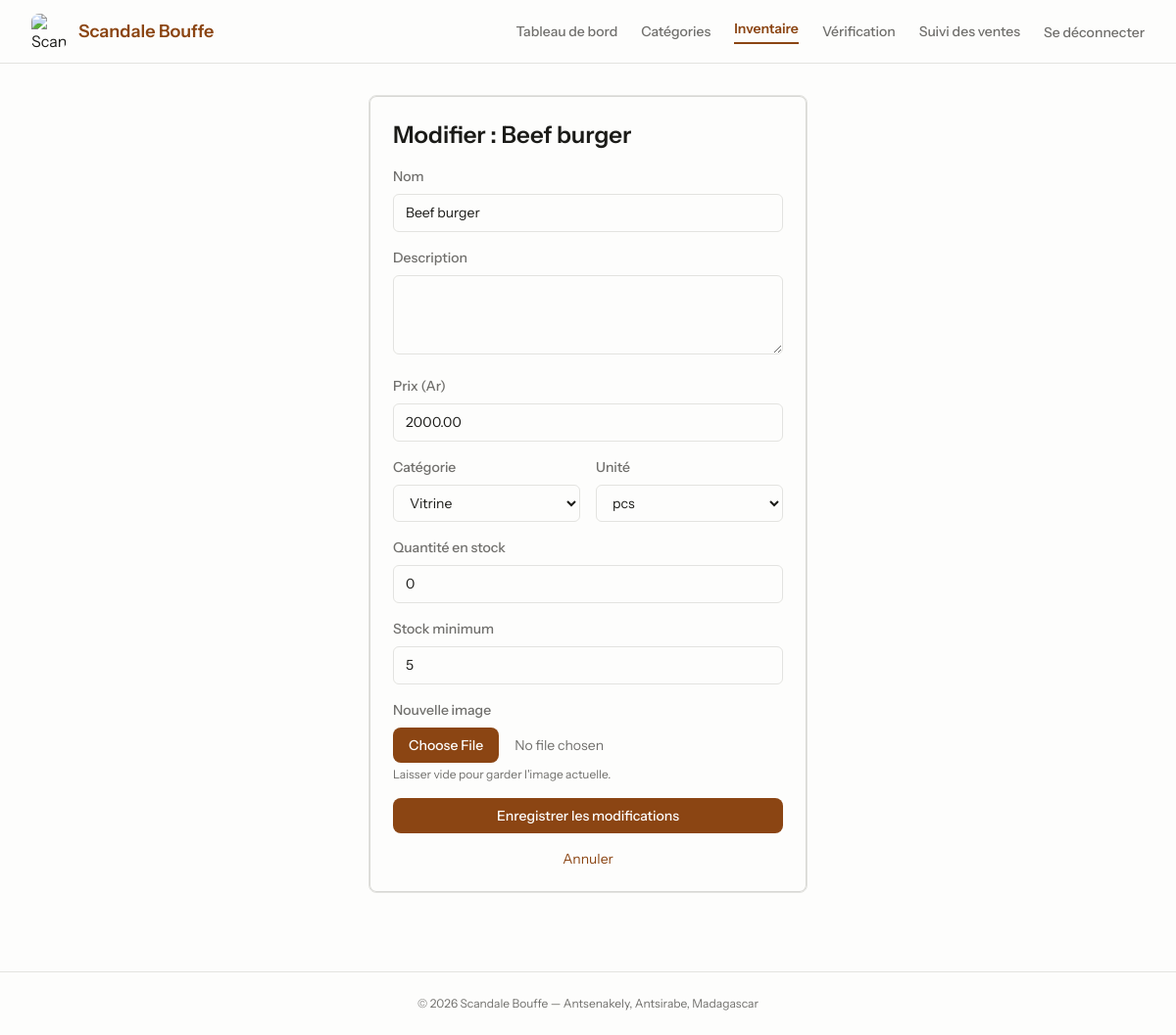
/inventory/edit?id=161 (signed in), run on the app's committed database.
### tables this page shows
CREATE TABLE `products` (
  `id` bigint(20) unsigned NOT NULL AUTO_INCREMENT,
  `name` varchar(255) NOT NULL,
  `category_id` bigint(20) unsigned DEFAULT NULL,
  `description` text DEFAULT NULL,
  `price` decimal(10,2) NOT NULL,
  `quantity` int(11) NOT NULL DEFAULT 0,
  `min_stock` int(11) NOT NULL DEFAULT 5,
  `unit` varchar(255) NOT NULL DEFAULT 'pcs',
  `image` varchar(255) DEFAULT NULL,
  `active` tinyint(1) NOT NULL DEFAULT 1,
  `created_at` timestamp NULL DEFAULT NULL,
  `updated_at` timestamp NULL DEFAULT NULL,
  PRIMARY KEY (`id`),
  KEY `products_category_id_foreign` (`category_id`),
  CONSTRAINT `products_category_id_foreign` FOREIGN KEY (`category_id`) REFERENCES `categories` (`id`) ON DELETE SET NULL
);

CREATE TABLE `categories` (
  `id` bigint(20) unsigned NOT NULL AUTO_INCREMENT,
  `name` varchar(255) NOT NULL,
  `description` varchar(255) DEFAULT NULL,
  `created_at` timestamp NULL DEFAULT NULL,
  `updated_at` timestamp NULL DEFAULT NULL,
  PRIMARY KEY (`id`),
  UNIQUE KEY `categories_name_unique` (`name`)
);

### config/db.php (called while the page is built, shortened)
<?php
$dbHost = 'localhost';
$dbName = 'scandale_bouffe';
$dbUser = 'root';
$dbPass = '';
function url(string $path = ''): string {
    $base = BASE_URL === '' ? '' : BASE_URL . '/';
    return $base . ltrim($path, '/');
}
try {
    $pdo = new PDO(
        "mysql:host={$dbHost};dbname={$dbName};charset=utf8mb4",
        $dbUser,
        $dbPass,
        [
            PDO::ATTR_ERRMODE => PDO::ERRMODE_EXCEPTION,
            PDO::ATTR_DEFAULT_FETCH_MODE => PDO::FETCH_ASSOC,
        ]
    );
} catch (PDOException $e) {
    error_log("Erreur de connexion PDO : " . $e->getMessage());
    die("Impossible de se connecter à la base de données. Veuillez réessayer plus tard.");
}
function fetchAssoc(string $sql, array $params = []): array {
    global $pdo;
    $stmt = $pdo->prepare($sql);
    $stmt->execute($params);
    return $stmt->fetch() ?: [];
}
function fetchAllAssoc(string $sql, array $params = []): array {
    global $pdo;
    $stmt = $pdo->prepare($sql);
    $stmt->execute($params);
    return $stmt->fetchAll() ?: [];
}

### pages/inventory/edit.php (the view, shortened to what this page needs)
<?php
$id = isset($_GET['id']) ? (int)$_GET['id'] : 0;
$product = fetchAssoc("SELECT p.*, c.name as category_name FROM products p LEFT JOIN categories c ON p.category_id = c.id WHERE p.id = ?", [$id]);
require __DIR__ . '/../layout.php';
?>
<div class="max-w-md mx-auto">
    <div class="border border-[#e3e3e0] bg-[#FDFDFC] dark:border-[#3E3E3A] dark:bg-[#0a0a0a] rounded-lg p-6 shadow-card">
        <h2 class="mb-4 text-2xl font-semibold text-[#1b1b18] dark:text-[#FDFDFC]">
            Modifier : <?php echo htmlspecialchars($product['name']); ?>
        </h2>
        <form action="<?php echo url('inventory/update'); ?>" method="POST" enctype="multipart/form-data" class="space-y-4">
            <div>
                <label class="block text-sm font-medium text-[#706f6c] dark:text-[#A1A09A] mb-2">Nom</label>
                <input type="text" name="name" required value="<?php echo htmlspecialchars($product['name']); ?>" class="w-full input-field">
            </div>
            <div>
                <label class="block text-sm font-medium text-[#706f6c] dark:text-[#A1A09A] mb-2">Description</label>
                <textarea name="description" rows="3" class="w-full input-field"><?php echo htmlspecialchars($product['description'] ?? ''); ?></textarea>
            </div>
            <div>
                <label class="block text-sm font-medium text-[#706f6c] dark:text-[#A1A09A] mb-2">Prix (Ar)</label>
                <input type="number" name="price" min="0" step="100" required value="<?php echo htmlspecialchars($product['price']); ?>" class="w-full input-field">
            </div>
            <div class="sm:grid grid-cols-2 gap-4">
                <div>
                    <label class="block text-sm font-medium text-[#706f6c] dark:text-[#A1A09A] mb-2">Catégorie</label>
                    <select name="category_id" required class="w-full input-field">
                        <?php
                        $allCategories = fetchAllAssoc("SELECT id, name FROM categories ORDER BY name");
                        foreach ($allCategories as $cat):
                        ?>
                        <option value="<?php echo $cat['id']; ?>" <?php echo $product['category_id'] == $cat['id'] ? 'selected' : ''; ?>><?php echo htmlspecialchars($cat['name']); ?></option>
                        <?php endforeach; ?>
                    </select>
                </div>
                <div>
                    <label class="block text-sm font-medium text-[#706f6c] dark:text-[#A1A09A] mb-2">Unité</label>
                    <select name="unit" class="w-full input-field">
                        <option value="pcs" <?php echo $product['unit'] == 'pcs' ? 'selected' : ''; ?>>pcs</option>
                    </select>
                </div>
            </div>
            <div>
                <label class="block text-sm font-medium text-[#706f6c] dark:text-[#A1A09A] mb-2">Quantité en stock</label>
                <input type="number" name="quantity" min="0" step="0.01" value="<?php echo htmlspecialchars($product['quantity']); ?>" class="w-full input-field">
            </div>
            <div>
                <label class="block text-sm font-medium text-[#706f6c] dark:text-[#A1A09A] mb-2">Stock minimum</label>
                <input type="number" name="min_stock" min="0" value="<?php echo htmlspecialchars($product['min_stock']); ?>" class="w-full input-field">
            </div>
            <div>
                <label class="block text-sm font-medium text-[#706f6c] dark:text-[#A1A09A] mb-2">Nouvelle image</label>
                <input type="file" name="image" accept="image/*"
                    class="w-full text-sm text-[#706f6c] dark:text-[#A1A09A] file:mr-4 file:py-2 file:px-4 file:rounded-lg file:border-0 file:text-sm file:font-medium file:bg-[#8B4513] file:text-[#FDFDFC] hover:file:bg-[#A0522D] file:cursor-pointer">
                <p class="mt-1 text-xs text-[#706f6c] dark:text-[#A1A09A]">Laisser vide pour garder l'image actuelle.</p>
            </div>
            <button type="submit" class="w-full rounded-lg bg-[#8B4513] py-2 px-4 text-sm font-medium text-[#FDFDFC] hover:bg-[#A0522D] transition-colors">
                Enregistrer les modifications
            </button>
            <a href="<?php echo url('inventory'); ?>" class="mt-2 block text-sm text-[#8B4513] hover:underline text-center">
                Annuler
            </a>
        </form>
    </div>
</div>
<?php require __DIR__ . '/../layout_footer.php'; ?>

### css/styles.css (style rules this page uses)
:root { --primary: #8B4513; --light-bg: #FDFDFC; --dark-bg: #0a0a0a; --text: #1b1b18; --muted: #706f6c; --accent-orange: #FF750F; --border-light: #e3e3e0; --transition-fast: 0.2s ease; }
.shadow-card { box-shadow: inset 0 0 0 1px rgba(26, 26, 0, 0.16); }
.input-field { width: 100%; padding: 0.5rem 0.75rem; border: 1px solid var(--border-light); border-radius: 0.375rem; font-size: 0.875rem; background: #FDFDFC; color: #1b1b18; transition: var(--transition-fast); }

### data on the page
products: name "Beef burger", price "2000.00", category_id "Vitrine", unit "pcs", quantity "0", min_stock "5"
